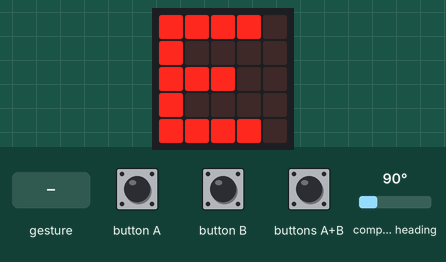
The program below on a simulated BBC micro:bit (MakeCode). On the bench: the board's 5×5 LED display. The inputs (shaded band) are chosen by the test bench; at power-on: compass heading 90°. A tilt is held for 1.5 s and a shake lasts 1 s, then the board lies face up again; the compass is already calibrated.

Above: at 2.3 s.
2.4 s: compass heading set to 180°
At 4.3 s:
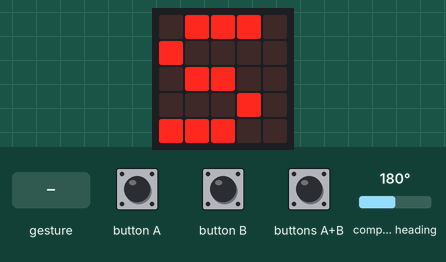
6.8 s: gesture 'shake'
At 7.01 s:
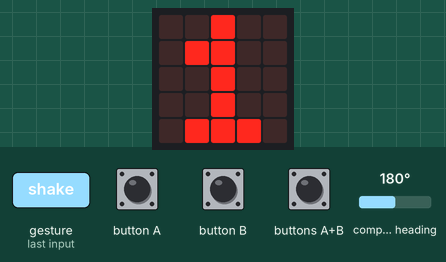
At 7.6 s:
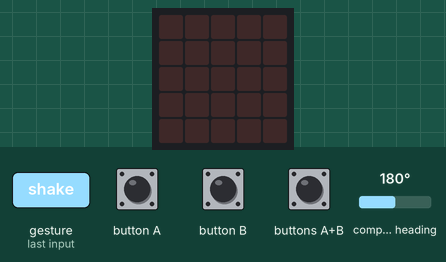
8.5 s: compass heading set to 7°
Timing chart, 0 to 11.5 s (numbered marks = the images above; inputs shaded):
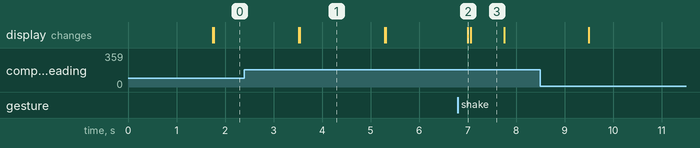

The program:

main.ts
```typescript
let passos = 0
let Graus = 0
/**
 * mostra en pantalla el valor, en graus, de la posició de la placa
 */
/**
 * Brúixola senzilla
 *
 * apareix fletxa només quan està orientada al Nord
 */
/**
 * punts cardinals
 */
/**
 * Joc d'orientació
 */
input.onGesture(Gesture.Shake, function () {
    passos += 1
    basic.showNumber(passos)
    basic.pause(2000)
    basic.clearScreen()
})
input.onButtonPressed(Button.AB, function () {
    passos = 0
})
basic.forever(function () {

})
basic.forever(function () {

})
basic.forever(function () {

})
basic.forever(function () {
    Graus = input.compassHeading()
    if (Graus == 0) {
        basic.showString("N")
        basic.pause(1000)
        basic.clearScreen()
    } else if (Graus == 45) {
        basic.showString("NE")
        basic.pause(1000)
        basic.clearScreen()
    } else if (Graus == 90) {
        basic.showString("E")
        basic.pause(1000)
        basic.clearScreen()
    } else if (Graus == 135) {
        basic.showString("SE")
        basic.pause(1000)
        basic.clearScreen()
    } else if (Graus == 180) {
        basic.showString("S")
        basic.pause(1000)
        basic.clearScreen()
    } else if (Graus == 225) {
        basic.showString("SO")
        basic.pause(1000)
        basic.clearScreen()
    } else if (Graus == 270) {
        basic.showString("O")
        basic.pause(1000)
        basic.clearScreen()
    } else if (Graus == 315) {
        basic.showString("NO")
        basic.pause(1000)
        basic.clearScreen()
    } else {
        basic.clearScreen()
    }
})
```

test.ts
```typescript
// aquí va el archivo "tests"; esto no se compilará cuando este paquete se utilice como una extensión.
```

Measured:
- after the input at 2.4 s, the display: first differs from a run without the input after 1.1 s (image 1)
- after the input at 6.8 s, the display: changes after 0.20 s (image 2)
- what the display in image 1 shows lasts 1.8 s, from 3.5 s to 5.3 s
- what the display in image 3 shows lasts 0.7 s, from 7.1 s to 7.8 s
